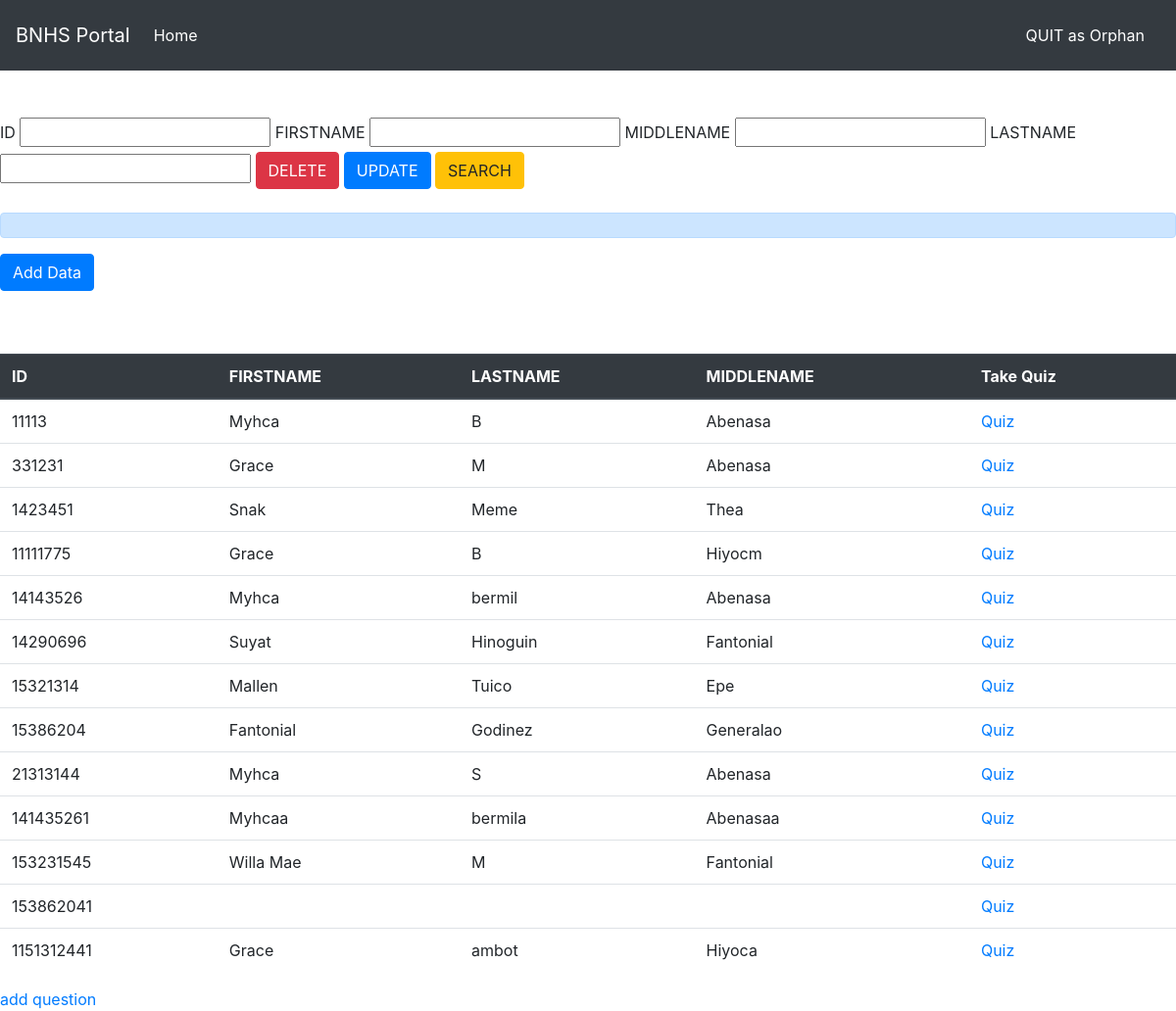
The page / on the database its author committed.
### tables this page shows
CREATE TABLE `students` (
  `studID` int(10) NOT NULL,
  `studFname` varchar(50) NOT NULL,
  `studLname` varchar(50) NOT NULL,
  `studMname` varchar(50) NOT NULL
);

### index.php (the view, shortened to what this page needs)
<?php
                 require_once("connection.php");
				 $error = false;
				 $id = "";
				 $firstname = "";
				 $lastname = "";
				 $middlename = "";
				 $html = "";
				 if(isset($_POST['btnsearch'])){
				   $id = $_POST['txtid'];
				  $query = "SELECT * FROM students WHERE studID = '$id'";
				  $result = mysqli_query($con, $query);
				  $rows = mysqli_fetch_assoc($result);
				  if(($rows) > 0){
				  $error_message = "Search Found";
				 $error = false;
				 $id = $rows['studID'];
				 $firstname = $rows['studFname'];
				 $lastname = $rows['studLname'];
				 $datestart = $rows['studMname'];
				 $html .= "<tr class ='table thead-dark'>
				               <td>'.$id.'</td>
							   <td>'.$firstname.'</td>
							   <td>'.$lastname.'</td>
							   <td>'.$middlename.'</td>
							   <td> <a href='quiz.php' class='button'>Quiz</a>
							   </td>
				                </tr>";
				  }
				  else{
				  $id = "";
				  $error_message = "No record found";
				  $error = true;
				  }
				 }
				 else{
				 $query = "SELECT * FROM students";
				 $result = mysqli_query($con, $query);
				 while($rows = mysqli_fetch_assoc($result)){
				 $html .= "<tr>
				               <td>".$rows['studID']."</td>
							   <td>".$rows['studFname']."</td>
							   <td>".$rows['studMname']."</td>
							   <td>".$rows['studLname']."</td>
							   <td> <a href='quiz.php' class='button'>Quiz</a>
							   </td>
				                </tr>";
				 }
				 }
?>
<html>
<head>
      <link rel="stylesheet" href="public/css/bootstrap.min.css">
</head>
<body>
<nav class="navbar navbar-expand-lg navbar-dark bg-dark">
  <a class="navbar-brand" href="#">BNHS Portal </a>
  <div class="collapse navbar-collapse" id="navbarText">
    <ul class="navbar-nav mr-auto">
      <li class="nav-item active">
        <a class="nav-link" href="#">Home <span class="sr-only">(current)</span></a>
      </li>
    </ul>
    <span class="navbar-text">
      <a class="nav-link" href="index.php">QUIT as Orphan </a>
    </span>
  </div>
</nav>
	<br> <br>
<div id = "wrapper">
<form method = "POST" action = "home.php">
<div id = "firstbox">
							<label>ID</label>
							<input type = "text" name = "txtid"<?php if($error){echo "autofocus";} if(isset($_POST['btnsearch'])){if(!$error){echo "value = '".$id."'";}}?>>
							<label>FIRSTNAME</label>
							<input type = "text" name = "txtfirst" value = "<?php if(isset($_POST['btnsearch'])){echo $firstname;}?>">
							<label>MIDDLENAME</label>
							<input type = "text" name = "txtmid" value = "<?php if(isset($_POST['btnsearch'])){echo $middlename;}?>">
							<label>LASTNAME</label>
							<input type = "text" name = "txtlast" value = "<?php if(isset($_POST['btnsearch'])){echo $lastname;}?>">
							 <button class="btn btn-danger" type = "submit" name = "btndelete">DELETE</button>
							 <button class="btn btn-primary" type = "submit" name = "btnedit">UPDATE</button>
							 <button class="btn btn-warning" type = "submit" name = "btnsearch">SEARCH</button><br><br>
							 <div class='alert alert-primary' role='alert'>
							 </div>
							 </div>
		 <button type="button" class="btn btn-primary" data-toggle="modal" data-target="#exampleModal">
        Add Data
        </button>
</form><br><br>
                              <table class="table">
							  <thead class="thead-dark" style="background-color:#060000;">
							  <th >ID</th>
							  <th >FIRSTNAME</th>
							  <th >LASTNAME</th>
							   <th >MIDDLENAME</th>
							  <th>Take Quiz</th>
							  </thead>
							  <tbody>
							  <?php
							  echo $html;
							  ?>
							  </tbody>
							  </table>
</div>
</body>
<a href = "question.php">add question</a>
</html>

### rows shown on the page
students: studID "11113", studFname "Myhca", studMname "B", studLname "Abenasa"
students: studID "331231", studFname "Grace", studMname "M", studLname "Abenasa"
students: studID "1423451", studFname "Snak", studMname "Meme", studLname "Thea"
students: studID "11111775", studFname "Grace", studMname "B", studLname "Hiyocm"
students: studID "14143526", studFname "Myhca", studMname "bermil", studLname "Abenasa"
students: studID "14290696", studFname "Suyat", studMname "Hinoguin", studLname "Fantonial"
students: studID "15321314", studFname "Mallen", studMname "Tuico", studLname "Epe"
students: studID "15386204", studFname "Fantonial", studMname "Godinez", studLname "Generalao"
students: studID "21313144", studFname "Myhca", studMname "S", studLname "Abenasa"
students: studID "141435261", studFname "Myhcaa", studMname "bermila", studLname "Abenasaa"
students: studID "153231545", studFname "Willa Mae", studMname "M", studLname "Fantonial"
students: studID "153862041"
students: studID "1151312441", studFname "Grace", studMname "ambot", studLname "Hiyoca"
